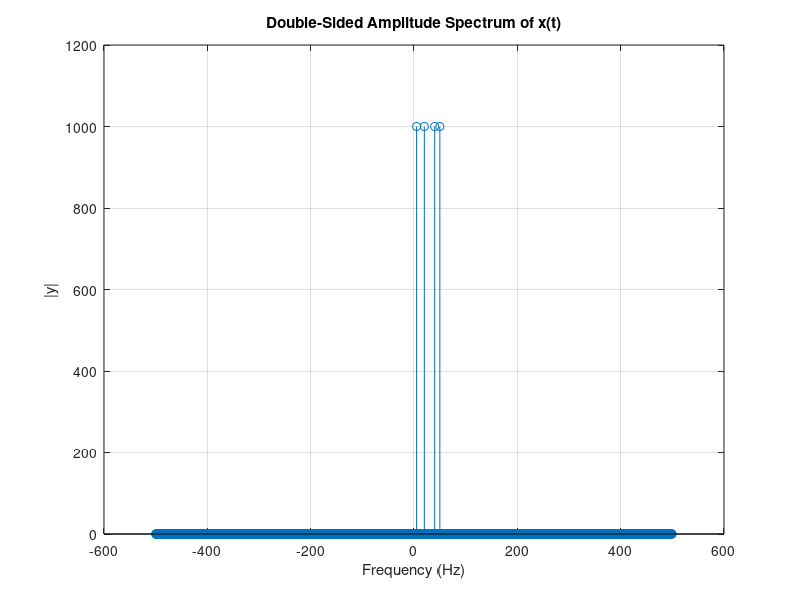
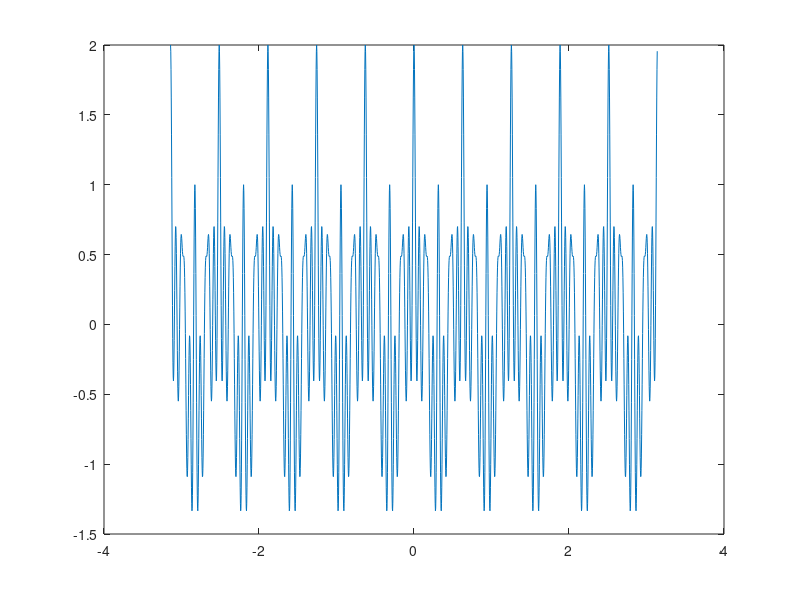
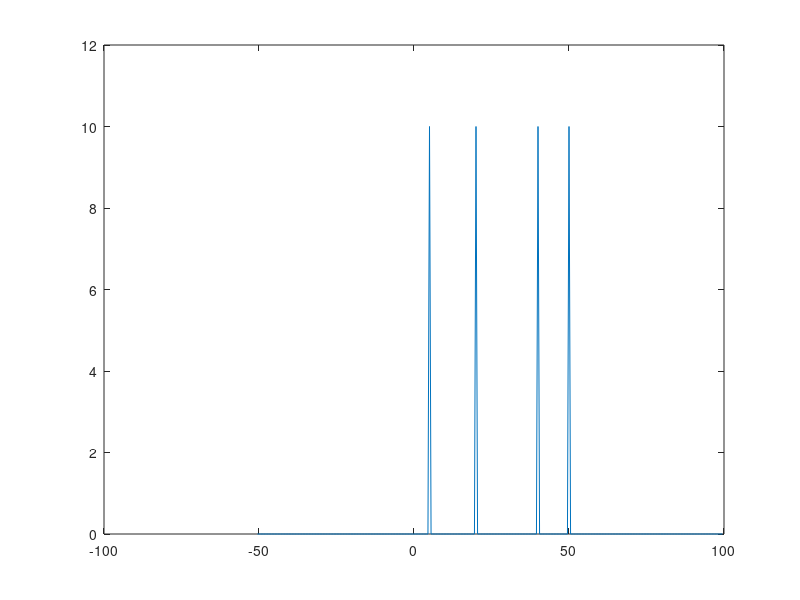

The MATLAB source for these figures, in order:
Fs = 1000;
t = -pi:pi/Fs:pi-pi/Fs;
%x = cos(2*pi*15*t - pi/4) + cos(2*pi*40*t + pi/2);

Omega_1 = 1; Theta_1 = log(0.5); Phi_1 = pi/2;
Omega_2 = 1; Theta_2 = log(0.5); Phi_2 = pi/2;
Omega_3 = 1; Theta_3 = log(0.5); Phi_3 = pi/2;
Omega_4 = 1; Theta_4 = log(0.5); Phi_4 = pi/2;

%x = cos(2*pi*2*t - pi/4) + sin(2*2*pi*t + pi/2);
E1 = exp((1i*10*Omega_1.*t)+Theta_1);
E2 = exp((1i*40*Omega_2.*t)+Theta_2);
E3 = exp((1i*80*Omega_3.*t)+Theta_3);
E4 = exp((1i*100*Omega_4.*t)+Theta_4);

x = E1+E2+E3+E4;
y = fft(x);
z = fftshift(y);

ly = length(y);
f = (-ly/2:ly/2-1)/ly*Fs;
stem(f,abs(z))
title("Double-Sided Amplitude Spectrum of x(t)")
xlabel("Frequency (Hz)")
ylabel("|y|")
grid

figure;
plot(t,x);
figure;
absZ = abs(z)/100;
%plot(f(51:150),absZ(5001:5100));
plot(f(900:1200),absZ(900:1200));